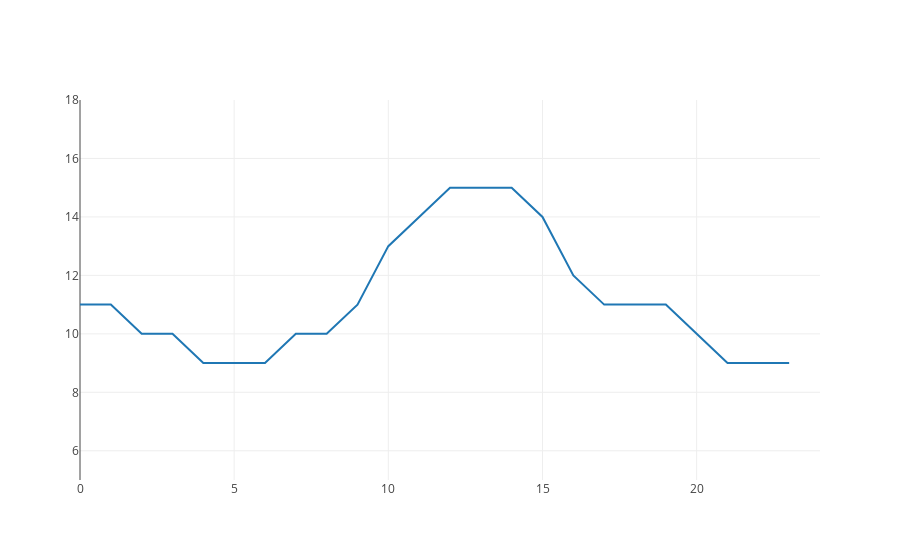

Notebook source saved alongside this figure:
### Code cell
trace = Scatter(x=starts, y=maxs)
layout = Layout(
    xaxis=dict(
        range=[0, 24]
    ),
    yaxis=dict(
        range=[5, 18]
    )
)
fig = Figure(data=[trace], layout=layout)
iplot(fig)

### Figure 1 — Plotly figure (JSON) as saved in the notebook; plotly's stock layout.template omitted (floating-point values rounded to 4 significant figures)
{"data": [{"type": "scatter", "x": [0, 1, 2, 3, 4, 5, 6, 7, 8, 9, 10, 11, 12, 13, 14, 15, 16, 17, 18, 19, 20, 21, 22, 23], "y": [11, 11, 10, 10, 9, 9, 9, 10, 10, 11, 13, 14, 15, 15, 15, 14, 12, 11, 11, 11, 10, 9, 9, 9]}], "layout": {"xaxis": {"range": [0, 24]}, "yaxis": {"range": [5, 18]}}}
